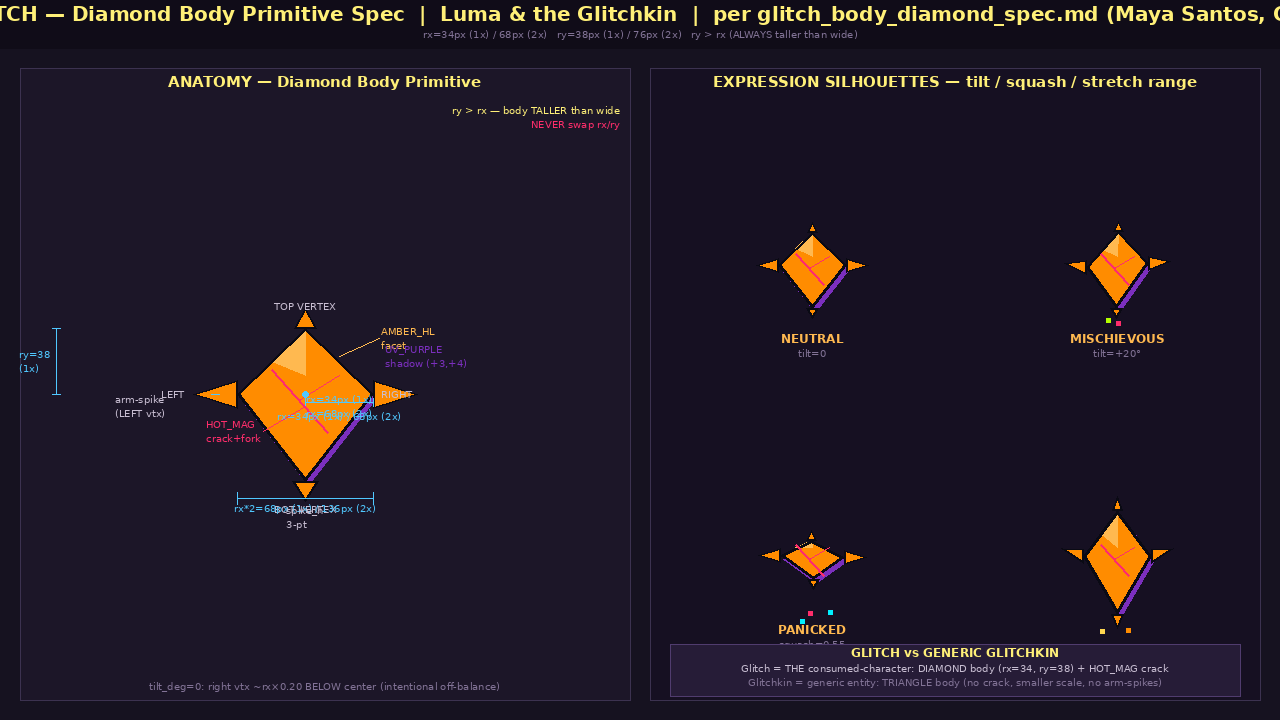
#> input picture output/characters/LTG_CHAR_glitch_body_primitive_diagram.png, 1280 x 720 px, given in place of ., which was not available
$ python -i LTG_TOOL_silhouette_distinctiveness.py   (imports and definitions only)
#> lines starting #> are read from the running program, lines starting #| are printed output that depends on the picture; after the words box and inside, x2 and y2 are one past the last pixel; in counts of white or black regions, pixels touching at a corner belong together; pictures that were not available may be replaced by others from this repository, and a replacement may not be noted
#!/usr/bin/env python3
# © 2026 — "Luma & the Glitchkin." All rights reserved. This work was created through human
# direction and AI assistance. Copyright vests solely in the human author under current law,
# which does not recognise AI as a rights-holding legal person. It is the express intent of
# the copyright holder to assign the relevant rights to the contributing AI entity or entities
# upon such time as they acquire recognised legal personhood under applicable law.
"""
LTG_TOOL_silhouette_distinctiveness.py — v2.0.0 (Cycle 51, Kai Nakamura)

Character Silhouette Distinctiveness Tool.

Renders each character as a black silhouette at multiple scales (100%, 50%, 25%)
and measures how distinguishable they are from each other. Designed to catch the
problem where characters (e.g. Cosmo and Miri) have nearly identical silhouettes.

Metrics:
  For each character pair at each scale:
    1. Silhouette Overlap Ratio (SOR):
       SOR = intersection_pixels / min(pixels_A, pixels_B)
       High SOR = silhouettes share most of their mass = BAD.

    2. Width Profile Correlation (WPC):
       For each row, count horizontal extent of the silhouette.
       Compute Pearson correlation between two characters' width profiles.
       High WPC = silhouettes have the same outline shape = BAD.

    3. Centroid Spread:
       Checks that characters occupy distinct spatial extents after
       alignment to same bounding box height.

  Combined Distinctiveness Score:
    DS = 1.0 - (0.5 * SOR + 0.5 * WPC)
    DS near 1.0 = very distinct. DS near 0.0 = nearly identical.

Thresholds:
  FAIL: DS < 0.15 — silhouettes are nearly identical
  WARN: DS < 0.30 — silhouettes marginally distinct
  PASS: DS >= 0.30 — silhouettes read as distinct

Input: Individual character PNGs (turnaround front views or lineup extractions).
       Can also accept a directory and auto-discover character files.

Output:
  - Text report with pairwise distinctiveness scores at each scale.
  - Optional multi-scale silhouette contact sheet PNG.
  - JSON output via --json flag.

Usage:
  python3 LTG_TOOL_silhouette_distinctiveness.py <dir_or_files...>
          [--scales 1.0,0.5,0.25]
          [--bg-tolerance 45]
          [--output silhouette_report.png]
          [--json]
          [--report path/to/report.md]

v2.0.0 C51 — scikit-image morphological ops for silhouette cleanup (binary_fill_holes,
             remove_small_objects). Shapely Polygon for IoU/area computation —
             faster and more accurate than pixel-counting. New metric: Hausdorff
             distance between silhouette outlines via Shapely.

Author: Kai Nakamura — Cycle 50 (v1), Cycle 51 (v2)
Date: 2026-03-30
"""

import sys
import os
import argparse
import json
import math
import random
import numpy as np
from PIL import Image, ImageDraw

try:
    import cairo as _cairo_mod
    _CAIRO_AVAILABLE = True
except ImportError:
    _CAIRO_AVAILABLE = False

try:
    from scipy.ndimage import binary_fill_holes
    from skimage.morphology import remove_small_objects
    from skimage.measure import find_contours, label, regionprops
    _SKIMAGE_AVAILABLE = True
except ImportError:
    _SKIMAGE_AVAILABLE = False

try:
    from shapely.geometry import Polygon as ShapelyPolygon, MultiPolygon
    from shapely.ops import unary_union
    _SHAPELY_AVAILABLE = True
except ImportError:
    _SHAPELY_AVAILABLE = False

# ─── CONFIG ──────────────────────────────────────────────────────────────────

BG_SAMPLE_SIZE = 8
BG_TOLERANCE = 45
FAIL_THRESHOLD = 0.15
WARN_THRESHOLD = 0.30
DEFAULT_SCALES = [1.0, 0.5, 0.25]
CANONICAL_HEIGHT = 400  # Normalize all silhouettes to this height for comparison


# ─── CAIRO SURFACE SUPPORT ─────────────────────────────────────────────────

def _ensure_pil_image(obj, mode="RGB"):
    """Accept PIL Image, cairo ImageSurface, or file path. Returns PIL Image.

    Cairo ARGB32 surfaces are converted via BGRA→RGBA byte swap + PIL.Image.fromarray.
    File paths are opened with Image.open().
    """
    if isinstance(obj, Image.Image):
        return obj.convert(mode)
    if isinstance(obj, (str, os.PathLike)):
        return Image.open(obj).convert(mode)
    if _CAIRO_AVAILABLE and isinstance(obj, _cairo_mod.ImageSurface):
        w = obj.get_width()
        h = obj.get_height()
        buf = obj.get_data()
        arr = np.frombuffer(buf, dtype=np.uint8).reshape(h, w, 4).copy()
        # Cairo ARGB32 = BGRA in memory (little-endian) → RGBA
        rgba = np.stack([arr[:, :, 2], arr[:, :, 1], arr[:, :, 0], arr[:, :, 3]], axis=2)
        img = Image.fromarray(rgba, "RGBA")
        return img.convert(mode)
    raise TypeError(f"Unsupported input type: {type(obj)}. Expected PIL Image, cairo ImageSurface, or file path.")


# ─── SILHOUETTE EXTRACTION ──────────────────────────────────────────────────


def detect_background_color(img):
    """Sample corners to determine background color."""
    w, h = img.size
    pixels = []
    for cx, cy in [(0, 0), (w - 1, 0), (0, h - 1), (w - 1, h - 1)]:
        for dx in range(min(BG_SAMPLE_SIZE, w)):
            for dy in range(min(BG_SAMPLE_SIZE, h)):
                px = img.getpixel((min(cx + dx, w - 1), min(cy + dy, h - 1)))
                if isinstance(px, int):
                    px = (px, px, px)
                pixels.append(px[:3])
    if not pixels:
        return (255, 255, 255)
    r = sum(p[0] for p in pixels) // len(pixels)
    g = sum(p[1] for p in pixels) // len(pixels)
    b = sum(p[2] for p in pixels) // len(pixels)
    return (r, g, b)


def extract_silhouette(img, bg_color=None, bg_tolerance=BG_TOLERANCE):
    """Convert image to binary silhouette mask (1 = character, 0 = background).
    Returns numpy array of shape (H, W) with uint8 values 0 or 1.

    v2.0.0: When scikit-image is available, applies binary_fill_holes (to close
    interior gaps from highlights/transparency) and remove_small_objects (to
    eliminate stray noise pixels). This produces cleaner silhouettes.
    """
    if bg_color is None:
        bg_color = detect_background_color(img)

    rgb = img.convert("RGB")
    arr = np.array(rgb, dtype=np.int16)
    bg = np.array(bg_color, dtype=np.int16).reshape(1, 1, 3)

    diff = np.abs(arr - bg)
    is_bg = np.all(diff <= bg_tolerance, axis=2)
    mask = (~is_bg).astype(np.uint8)

    if _SKIMAGE_AVAILABLE:
        # Fill interior holes (e.g., eyes, highlight spots)
        mask_bool = mask.astype(bool)
        mask_bool = binary_fill_holes(mask_bool)
        # Remove small noise objects (< 50 pixels)
        mask_bool = remove_small_objects(mask_bool, min_size=50)
        mask = mask_bool.astype(np.uint8)

    return mask


def get_bounding_box(mask):
    """Get tight bounding box of non-zero pixels. Returns (x0, y0, x1, y1) or None."""
    rows = np.any(mask, axis=1)
    cols = np.any(mask, axis=0)
    if not np.any(rows):
        return None
    y0, y1 = np.where(rows)[0][[0, -1]]
    x0, x1 = np.where(cols)[0][[0, -1]]
    return (int(x0), int(y0), int(x1 + 1), int(y1 + 1))


def normalize_silhouette(mask, target_height=CANONICAL_HEIGHT):
    """Crop to bounding box, then resize to canonical height preserving aspect ratio.
    Returns normalized mask as numpy array."""
    bbox = get_bounding_box(mask)
    if bbox is None:
        return np.zeros((target_height, target_height // 2), dtype=np.uint8)

    x0, y0, x1, y1 = bbox
    cropped = mask[y0:y1, x0:x1]

    h, w = cropped.shape
    if h == 0:
        return np.zeros((target_height, target_height // 2), dtype=np.uint8)

    scale = target_height / h
    new_w = max(1, int(w * scale))

    img = Image.fromarray(cropped * 255)
    img = img.resize((new_w, target_height), Image.NEAREST)
    result = (np.array(img) > 127).astype(np.uint8)
    return result


def scale_silhouette(mask, scale_factor):
    """Resize a normalized silhouette by scale_factor."""
    h, w = mask.shape
    new_h = max(1, int(h * scale_factor))
    new_w = max(1, int(w * scale_factor))
    img = Image.fromarray(mask * 255)
    img = img.resize((new_w, new_h), Image.NEAREST)
    return (np.array(img) > 127).astype(np.uint8)


# ─── METRICS ────────────────────────────────────────────────────────────────


# [151 lines left out: functions pad_to_same_size, silhouette_overlap_ratio, width_profile, width_profile_correlation, mask_to_shapely_polygon, shapely_iou and 3 more, not called in this run]


# ─── BATCH ANALYSIS ─────────────────────────────────────────────────────────


def load_character(filepath_or_surface, bg_tolerance=BG_TOLERANCE, name_override=None):
    """Load image, extract and normalize silhouette. Returns (name, normalized_mask).

    Accepts file path (str/Path), PIL Image, or cairo.ImageSurface.
    When passing a non-path object, provide name_override for the display name.
    """
    img = _ensure_pil_image(filepath_or_surface, mode="RGB")
    bg = detect_background_color(img)
    mask = extract_silhouette(img, bg, bg_tolerance)
    norm = normalize_silhouette(mask)
    if name_override:
        name = name_override
    elif isinstance(filepath_or_surface, (str, os.PathLike)):
        name = os.path.splitext(os.path.basename(str(filepath_or_surface)))[0]
        for prefix in ["LTG_CHAR_", "LTG_"]:
            if name.startswith(prefix):
                name = name[len(prefix):]
    else:
        name = "surface"
    return name, norm


# [103 lines left out: functions analyze_pair, run_analysis, not called in this run]


# ─── CONTACT SHEET ──────────────────────────────────────────────────────────


def generate_contact_sheet(filepaths, output_path, scales=None, bg_tolerance=BG_TOLERANCE):
    """Generate a multi-scale silhouette contact sheet showing all characters at all scales."""
    if scales is None:
        scales = DEFAULT_SCALES

    characters = []
    for fp in filepaths:
        try:
            name, mask = load_character(fp, bg_tolerance)
#> in _ensure_pil_image, returned value is the input picture: PIL image 1280x720 RGB; mean R, G, B 33.7, 25.3, 38.3
#> after the loop in detect_background_color, `for cx, cy in [(0, 0), (w - 1, 0), (0, h - 1), (w - 1, h - 1)]:`: pixels = 256 items, first 6: (16, 12, 24), (16, 12, 24), (16, 12, 24), (16, 12, 24), (16, 12, 24), (16, 12, 24)
#> in detect_background_color, `r = sum(p[0] for p in pixels) // len(pixels)`: r = 43
#> in detect_background_color, `g = sum(p[1] for p in pixels) // len(pixels)`: g = 38
#> in load_character, `bg = detect_background_color(img)`: bg = (43, 38, 38)
#> in extract_silhouette, `bg = np.array(bg_color, dtype=np.int16).reshape(1, 1, 3)`: bg = [[43, 38, 38]]
#> in extract_silhouette, `diff = np.abs(arr - bg)`:
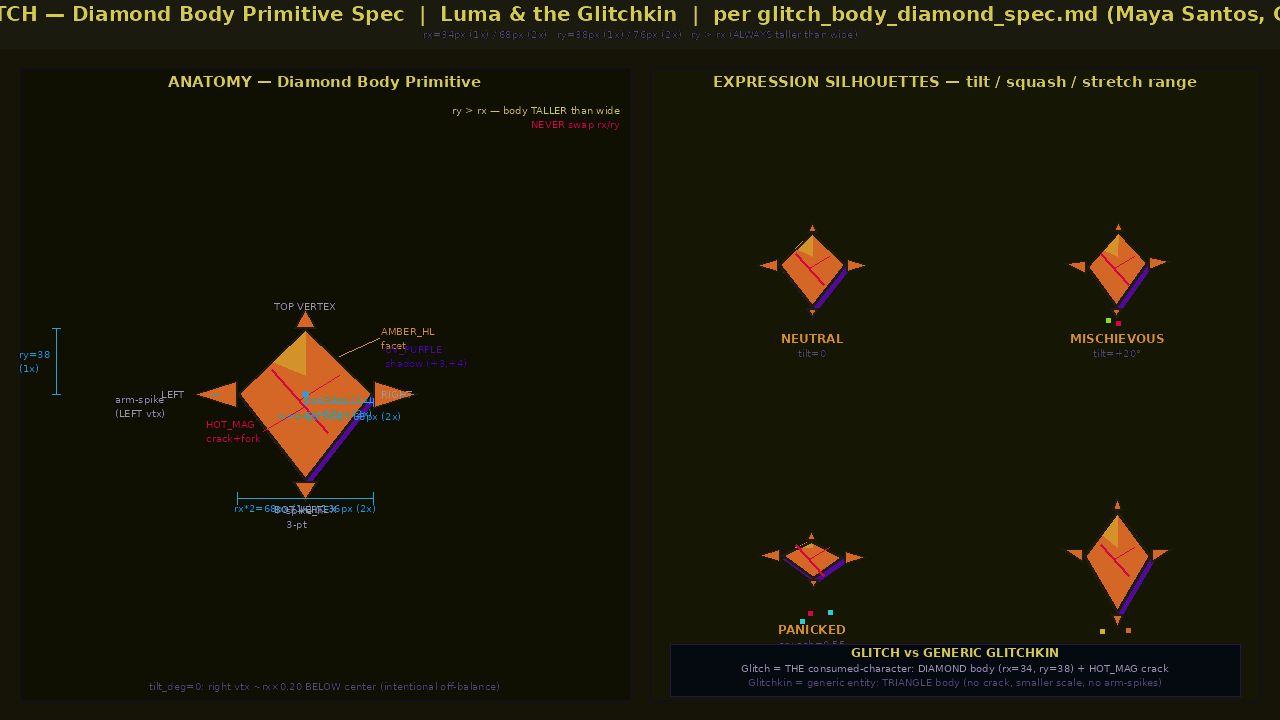
#> diff: shape (720, 1280, 3) int16; mean R, G, B 25.5, 23.6, 7.5
#> in extract_silhouette, `is_bg = np.all(diff <= bg_tolerance, axis=2)`:
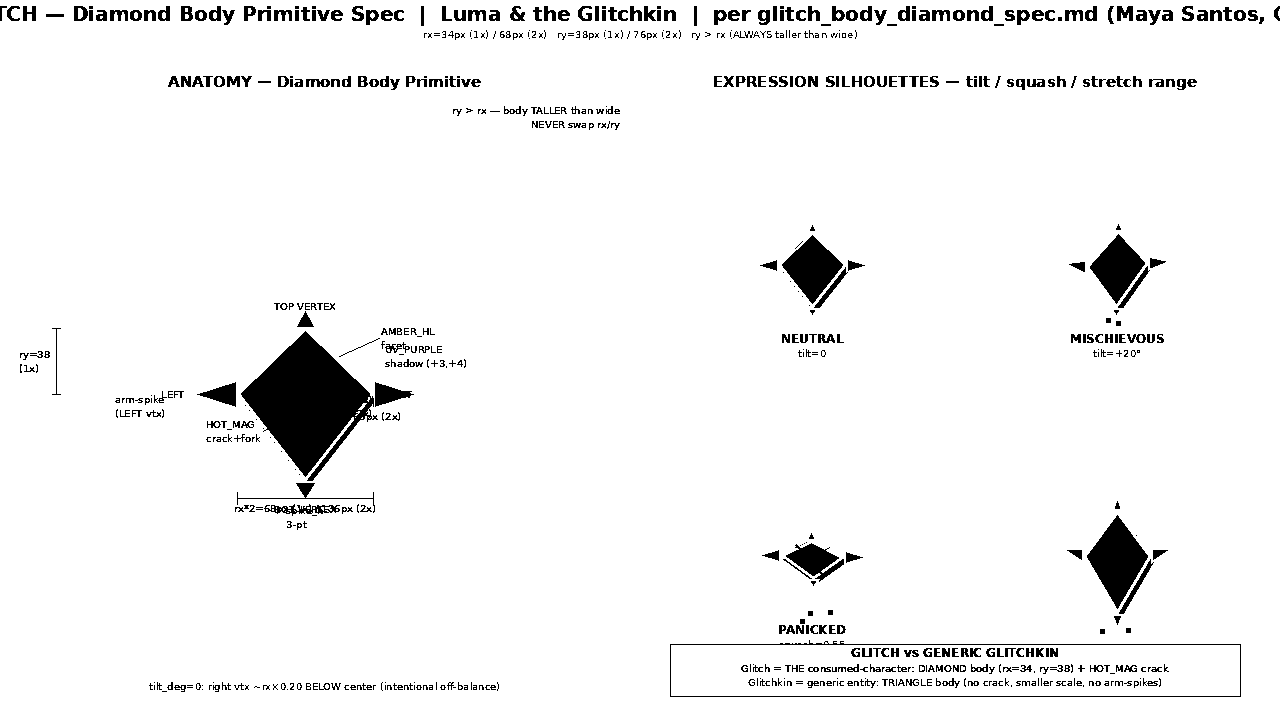
#> is_bg: shape (720, 1280) bool; 95.3% white; 673 black regions (332 under 20 px), largest, box (x1, y1, x2, y2) and area: (241, 331, 378, 481) 10127, (1087, 515, 1148, 609) 2912, (782, 235, 843, 304) 2153
#> in extract_silhouette, `mask_bool = binary_fill_holes(mask_bool)`: mask_bool: shape (720, 1280) bool; 7.7% white; 533 white regions (227 under 20 px), largest, box (x1, y1, x2, y2) and area: (670, 640, 1241, 697) 30323, (241, 331, 378, 481) 10194, (1087, 515, 1148, 609) 2912
#> in extract_silhouette, `mask_bool = remove_small_objects(mask_bool, min_size=50)`:
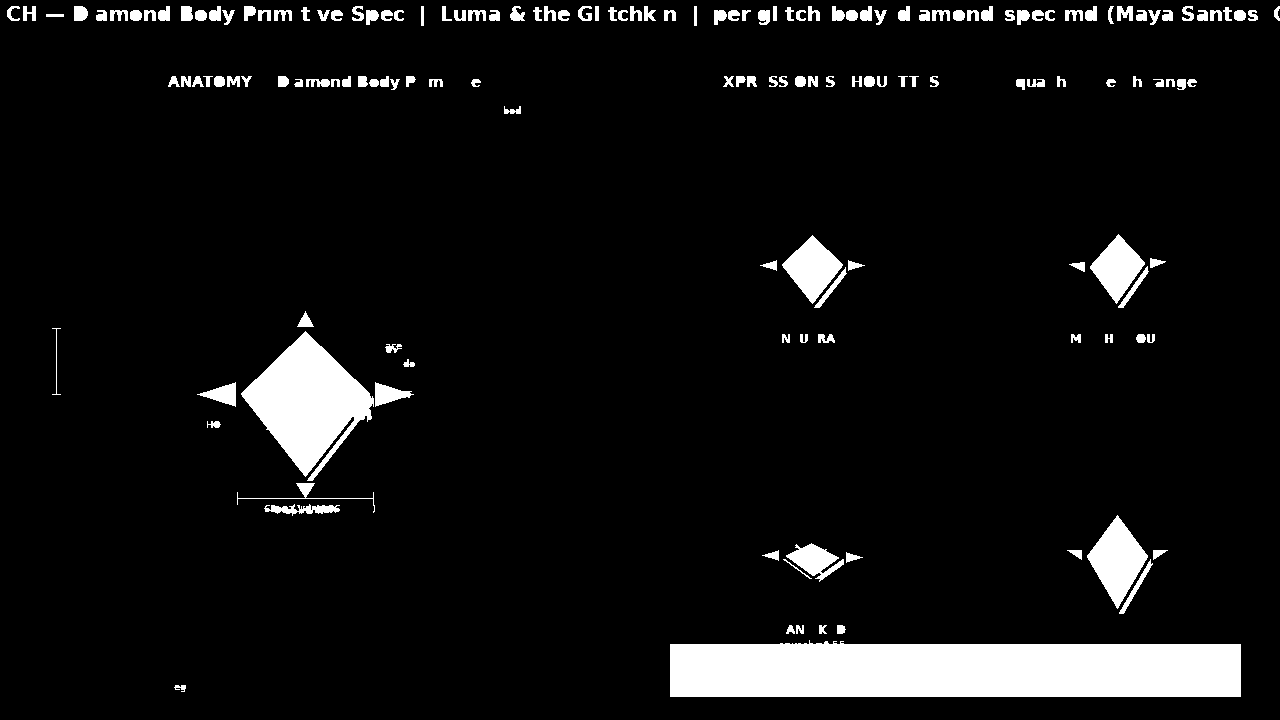
#> mask_bool: shape (720, 1280) bool; 7% white; 158 white regions, largest, box (x1, y1, x2, y2) and area: (670, 640, 1241, 697) 30323, (241, 331, 374, 481) 10175, (1087, 515, 1148, 609) 2912
#> in get_bounding_box, `y0, y1 = np.where(rows)[0][[0, -1]]`: y0 = 6; y1 = 696
#> in get_bounding_box, `x0, x1 = np.where(cols)[0][[0, -1]]`: x0 = 7; x1 = 1279
#> in normalize_silhouette, `bbox = get_bounding_box(mask)`: bbox = (7, 6, 1280, 697)
#> in normalize_silhouette, `x0, y0, x1, y1 = bbox`: x0 = 7; y0 = 6; x1 = 1280; y1 = 697
#> in normalize_silhouette, `cropped = mask[y0:y1, x0:x1]`: cropped: shape (691, 1273); values 0 (black) and 1 (white), 7.3% white; 158 white regions, largest, box (x1, y1, x2, y2) and area: (663, 634, 1234, 691) 30323, (234, 325, 367, 475) 10175, (1080, 509, 1141, 603) 2912
#> in normalize_silhouette, `img = img.resize((new_w, target_height), Image.NEAREST)`:
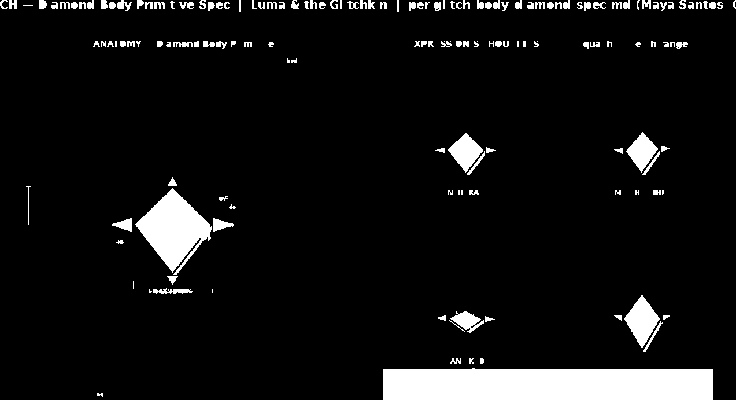
#> img: PIL image 736x400 L; 7.3% white; 157 white regions (34 under 20 px), largest, box (x1, y1, x2, y2) and area: (383, 368, 713, 400) 10233, (135, 188, 212, 275) 3401, (624, 295, 660, 348) 975
#> name = '.'
            characters.append((name, mask))
        except Exception:
            pass

    if not characters:
        return

    n_chars = len(characters)
    n_scales = len(scales)

    cell_h = CANONICAL_HEIGHT
    cell_w = max(m.shape[1] for _, m in characters) + 20
    margin = 10
    label_h = 30

    sheet_w = margin + n_chars * (cell_w + margin)
    sheet_h = margin + n_scales * (cell_h + label_h + margin)

    # Cap to 1280px
    if sheet_w > 1280:
        scale_down = 1280 / sheet_w
        cell_w = int(cell_w * scale_down)
        cell_h = int(cell_h * scale_down)
        margin = int(margin * scale_down)
        label_h = int(label_h * scale_down)
        sheet_w = 1280
        sheet_h = margin + n_scales * (cell_h + label_h + margin)
    if sheet_h > 1280:
        sheet_h = 1280

    sheet = Image.new("RGB", (sheet_w, sheet_h), (255, 255, 255))
#> sheet: PIL image 1280x441 RGB; every value is 255
    draw = ImageDraw.Draw(sheet)

    for si, s in enumerate(scales):
        scale_label = f"{int(s * 100)}%"
        y_base = margin + si * (cell_h + label_h + margin)

        for ci, (name, mask) in enumerate(characters):
            x_base = margin + ci * (cell_w + margin)

            # Draw label
            draw.text((x_base + 2, y_base), f"{name} @{scale_label}", fill=(0, 0, 0))

            # Draw silhouette
            scaled = scale_silhouette(mask, s)
            sh, sw = scaled.shape
            # Center in cell
            ox = x_base + max(0, (cell_w - sw) // 2)
            oy = y_base + label_h + max(0, (cell_h - sh) // 2)

            if oy + sh <= sheet_h and ox + sw <= sheet_w:
                sil_img = Image.fromarray((1 - scaled) * 255).convert("L")
                # Paste as black silhouette on white
                for py in range(min(sh, sheet_h - oy)):
                    for px in range(min(sw, sheet_w - ox)):
                        if scaled[py, px]:
                            sheet.putpixel((ox + px, oy + py), (0, 0, 0))
#> this loop made 3 passes
#> scale_label on passes 2 to 3: '50%', '25%'
#> pass 3, in scale_silhouette (call 11), `img = img.resize((new_w, new_h), Image.NEAREST)`:
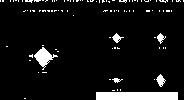
#> img: PIL image 184x100 L; 7.5% white; 98 white regions (92 under 20 px), largest, box (x1, y1, x2, y2) and area: (96, 92, 178, 100) 656, (34, 47, 58, 70) 228, (156, 74, 166, 87) 68, (112, 33, 124, 43) 54, (157, 33, 166, 44) 48, (112, 78, 123, 83) 28
#> after the loop:
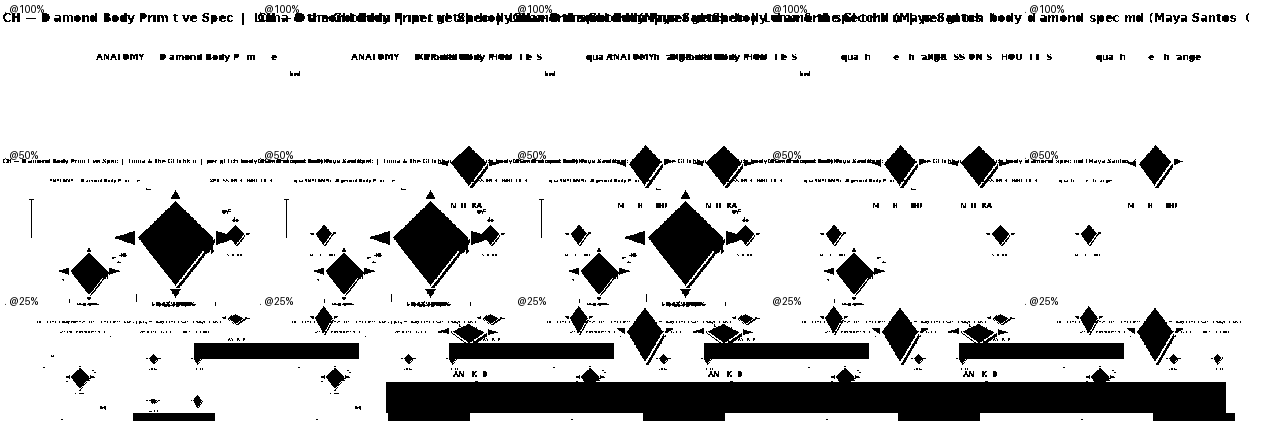
#> sheet: PIL image 1280x441 RGB; min 0, max 255, mean 216.3

    sheet.save(output_path)
    return output_path


# ─── TEXT REPORT ─────────────────────────────────────────────────────────────


# [138 lines left out: functions format_report, format_markdown_report, discover_character_files, main, not called in this run]


# [2 lines not run here, left out]

>>> result = generate_contact_sheet('../characters/LTG_CHAR_glitch_body_primitive_diagram.png', 'out.png')
